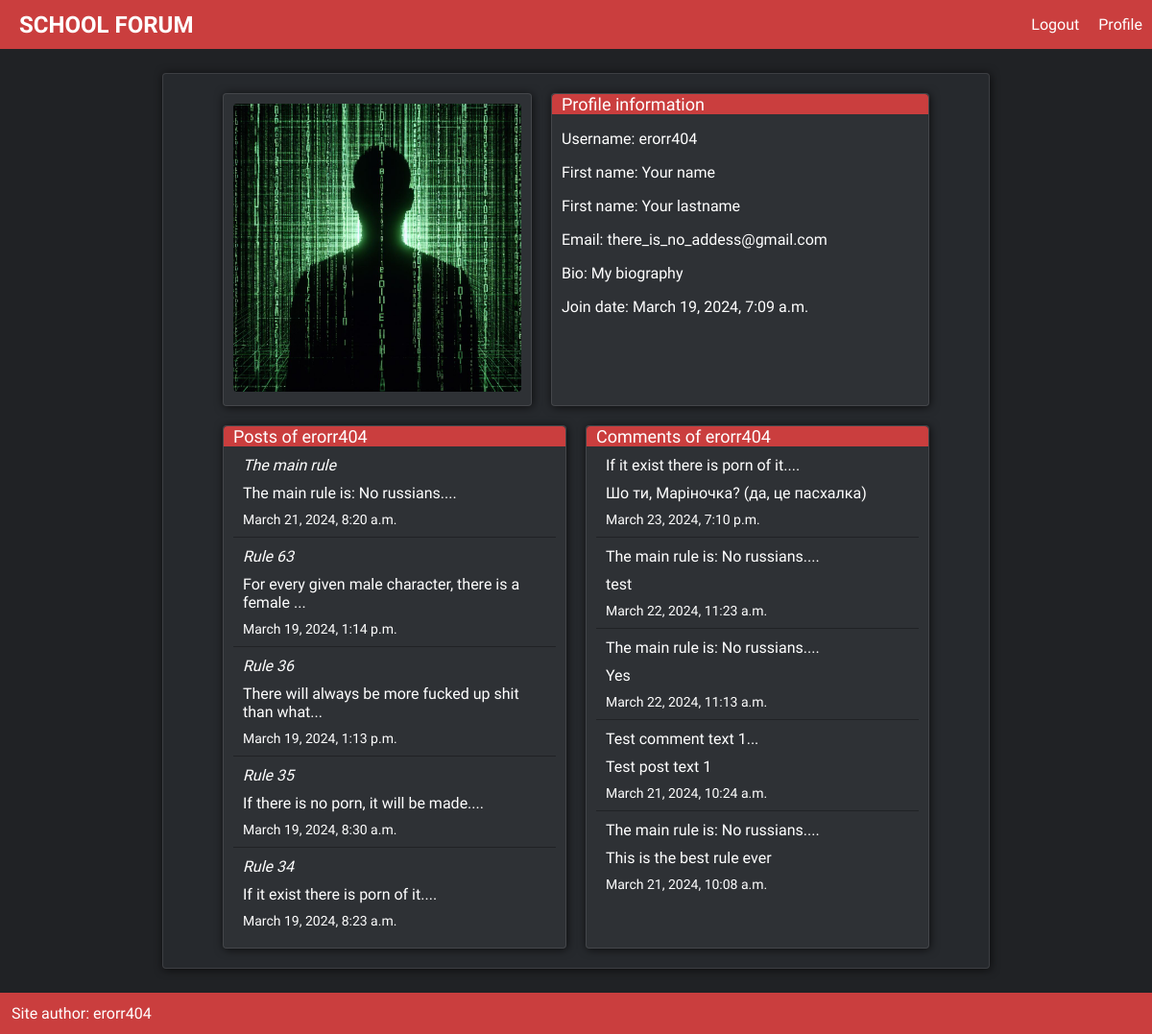
/accounts/ (signed in), run on the app's committed database.
### accounts/models.py (models this page shows, shortened)
class Profile(models.Model):
    user = models.OneToOneField(User, models.CASCADE)
    image = models.ImageField(upload_to='profile_pics/', default='default.jpg')
    biography = models.TextField(default='')

### posts/models.py (models this page shows, shortened)
class Post(models.Model):
    title = models.CharField(max_length=50)
    slug = models.SlugField()
    body = models.TextField()
    date = models.DateTimeField(auto_now_add=True)
    category = models.ForeignKey(Category, models.CASCADE, default=None)
    author = models.ForeignKey(User, models.CASCADE, default=None)
    def snippet(self):
        return self.body[:50] + '...'

class Comment(models.Model):
    user = models.ForeignKey(User, models.CASCADE, default=None)
    post = models.ForeignKey(Post, models.CASCADE, default=None)
    date = models.DateTimeField(auto_now_add=True)
    text = models.TextField()

### accounts/views.py (the view)
# urls.py: path('', views.profile_view, name='profile'),
def profile_view(request, username=''):
    if username == '':
        user = request.user
    else:
        user = User.objects.filter(username=username).first()
    posts_number = len(Post.objects.filter(author=user))
    if posts_number == 0:
        no_posts = True
    else:
        no_posts = False
    comments_number = len(Comment.objects.filter(user=user))
    if comments_number == 0:
        no_comments = True
    else:
        no_comments = False
    profile = Profile.objects.filter(user=user).first()
    user_stats = {
        'posts_number': posts_number,
        'last_posts': Post.objects.filter(author=user).order_by('date')[:5:-1],
        'no_posts': no_posts,
        'comments_number': comments_number,
        'last_comments': Comment.objects.filter(user=user).order_by('date')[:5:-1],
        'no_comments': no_comments,
        'likes_number': len(PostLike.objects.filter(user=user)) + len(CommentLike.objects.filter(user=user)),
        'dislikes_number': len(PostDisLike.objects.filter(user=user)) + len(CommentDisLike.objects.filter(user=user))}
    return render(request, 'profile.html', {'user':user, 'user_stats':user_stats, 'profile':profile})

### accounts/templates/profile.html (shortened to what this page needs)
{% extends 'base_layout.html' %}
{% block content %}
    <div class="main-content shadow light-border" style="width: 70vw;">
        <div class="profile-row-1">
            <div class="profile-user-image shadow light-border">
                <img class="profile-picture" src="{{ profile.image.url }}" alt="user picture">
            </div>
            <div class="profile-main-description shadow light-border">
                <div class="title">Profile information</div>
                <p class="username">Username: {{ user.username }}</p>
                <p>First name: {{ user.first_name }}</p>
                <p>First name: {{ user.last_name }}</p>
                <p class="email">Email: {{ user.email }}</p>
                <p class="bio">Bio: {{ profile.biography }}</p>
                <p class="join-date">Join date: {{ user.date_joined }}</p>
            </div>
        </div>
        <div class="profile-row-2">
            <div class="users-post-list shadow light-border">
                <div class="title">Posts of {{ user.username }}</div>
                    {% if user_stats.no_posts == False %}
                        {% for post in user_stats.last_posts %}
                            <div class="user-post">
                                <p class="profile-post-title"><a href="{% url 'posts:show' category=post.category.slug post=post.slug %}">{{ post.title }}</a></p>
                                <p class="profile-post-snippet">{{ post.snippet }}</p>
                                <p class="profile-post-date">{{ post.date }}</p>
                            </div>
                        {% endfor %}
                    {% else %}
                        <div class="no-comments">
                            <p class="no-comments-big">There is no posts</p>
                        </div>
                    {% endif %}
                </div>
            <div class="last-comments shadow light-border">
                <div class="title">Comments of {{ user.username }}</div>
                {% if user_stats.no_comments == False %}
                    {% for comment in user_stats.last_comments %}
                        <div class="last-comment">
                            <p class="last-comment-post-snippet">{{ comment.post.snippet }}</p>
                            <p class="last-comment-text">{{ comment.text }}</p>
                            <p class="last-comment-date">{{ comment.date }}</p>
                        </div>
                    {% endfor %}
                {% else %}
                    <div class="no-comments">
                        <p class="no-comments-big">There is no comments</p>
                    </div>
                {% endif %}
            </div>
        </div>
    </div>
{% endblock content %}

### static/styles.css (style rules this page uses)
:root { --color1: #202225; --color2: #26292D; --color3: #2E3135; --text-hover: #d8d8d8; --text-color: #ffff; --color-important: #ca3e3e; --color-reject: #FF3F3F; --color-accept: #00CB3F; --border-color: #e7e7e71e; --border-light-width: 1px; --default-border-radius: 4px; }
html { min-height: 100vh; }
body { font-family: "Fira Sans Extra Condensed", sans-serif; font-weight: 400; font-style: normal; color: var(--text-color); background-color: var(--color1); margin: 0px; min-height: 100vh; display: flex; flex-direction: column; }
a { text-decoration: none; color: inherit; }
.shadow { box-shadow: 1px 1px 10px 0px #000000af; }
.light-border { border: var(--border-light-width) solid; border-color: var(--border-color); }
.main-content { background-color: var(--color2); margin: 25px 10px; width: 80vw; min-width: 400px; border-radius: var(--default-border-radius); padding: 10px; }
.main-content { display: flex; flex-direction: column; align-items: center; }
.profile-row-1 { display: flex; flex-direction: row; width: 90%; }
.profile-user-image { padding: 10px; margin: 10px; border-radius: var(--default-border-radius); background-color: var(--color3); }
.profile-picture { border-radius: var(--default-border-radius); max-width: 300px; }
.profile-main-description { flex-basis: 70%; padding: 0 0 10px; margin: 10px; border-radius: var(--default-border-radius); background-color: var(--color3); }
.profile-main-description .title { background-color: var(--color-important); border-radius: var(--default-border-radius) var(--default-border-radius) 0 0; padding: 0 0 0 10px; font-weight: 400; font-size: 18px; }
.profile-main-description p { margin-left: 10px; }
.profile-row-2 { display: flex; flex-direction: row; width: 90%; }
.users-post-list { width: 50%; border-radius: var(--default-border-radius); background-color: var(--color3); margin: 10px; padding: 0 0 10px; }
.users-post-list .title { background-color: var(--color-important); border-radius: var(--default-border-radius) var(--default-border-radius) 0 0; padding: 0 0 0 10px; font-weight: 400; font-size: 18px; }
.users-post-list div:last-child { border-bottom: none; }
.user-post { border-bottom: solid var(--border-light-width) var(--color1); margin: 0 10px; }
.profile-post-title { font-style: italic; margin: 10px; }
.profile-post-snippet { margin: 10px; }
.profile-post-date { margin: 10px; font-size: 14px; }
.last-comments { width: 50%; border-radius: var(--default-border-radius); background-color: var(--color3); margin: 10px; padding: 0 0 10px; }
.last-comments .title { background-color: var(--color-important); border-radius: var(--default-border-radius) var(--default-border-radius) 0 0; padding: 0 0 0 10px; font-weight: 400; font-size: 18px; }
.last-comments div:last-child { border-bottom: none; }
.last-comment { border-bottom: solid var(--border-light-width) var(--color1); margin: 0 10px; }
.last-comment-post-snippet { margin: 10px; }
.last-comment-text { margin: 10px; }
.last-comment-date { margin: 10px; font-size: 14px; }

### data on the page
Profile: image (picture), biography "My biography"
Post: title "The main rule", snippet "The main rule is: No russians....", date "March 21, 2024, 8:20 a.m."
Post: title "Rule 63", snippet "For every given male character, there is a female ...", date "March 19, 2024, 1:14 p.m."
Post: title "Rule 36", snippet "There will always be more fucked up shit than what...", date "March 19, 2024, 1:13 p.m."
Post: title "Rule 35", snippet "If there is no porn, it will be made....", date "March 19, 2024, 8:30 a.m."
Post: title "Rule 34", snippet "If it exist there is porn of it....", date "March 19, 2024, 8:23 a.m."
Comment: post.snippet "If it exist there is porn of it....", text "Шо ти, Маріночка? (да, це пасхалка)", date "March 23, 2024, 7:10 p.m."
Comment: post.snippet "The main rule is: No russians....", text "test", date "March 22, 2024, 11:23 a.m."
Comment: post.snippet "The main rule is: No russians....", text "Yes", date "March 22, 2024, 11:13 a.m."
Comment: post.snippet "Test comment text 1...", text "Test post text 1", date "March 21, 2024, 10:24 a.m."
Comment: post.snippet "The main rule is: No russians....", text "This is the best rule ever", date "March 21, 2024, 10:08 a.m."

### other printed values
{{ user.username }} "erorr404"
{{ user.first_name }} "Your name"
{{ user.last_name }} "Your lastname"
{{ user.email }} "there_is_no_addess@gmail.com"
{{ user.date_joined }} "March 19, 2024, 7:09 a.m."
